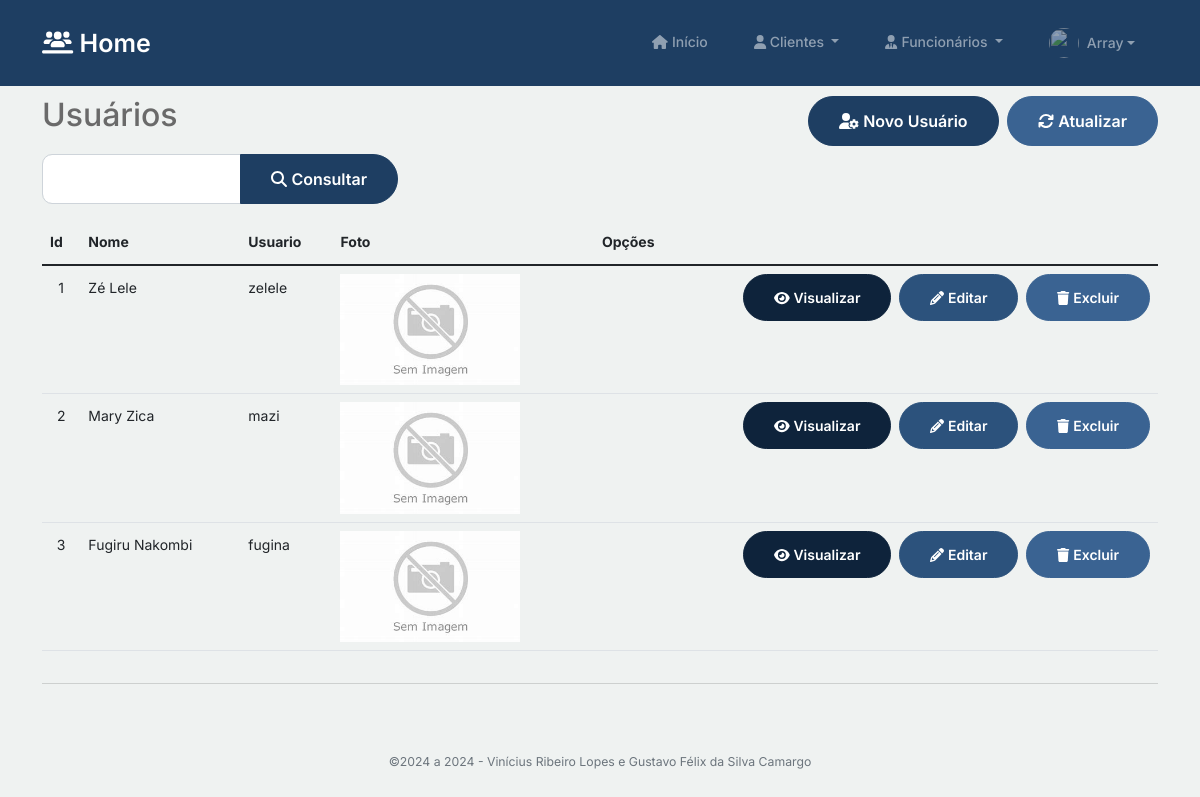
Page /usuarios/index.php (signed in) on the earlier database version.
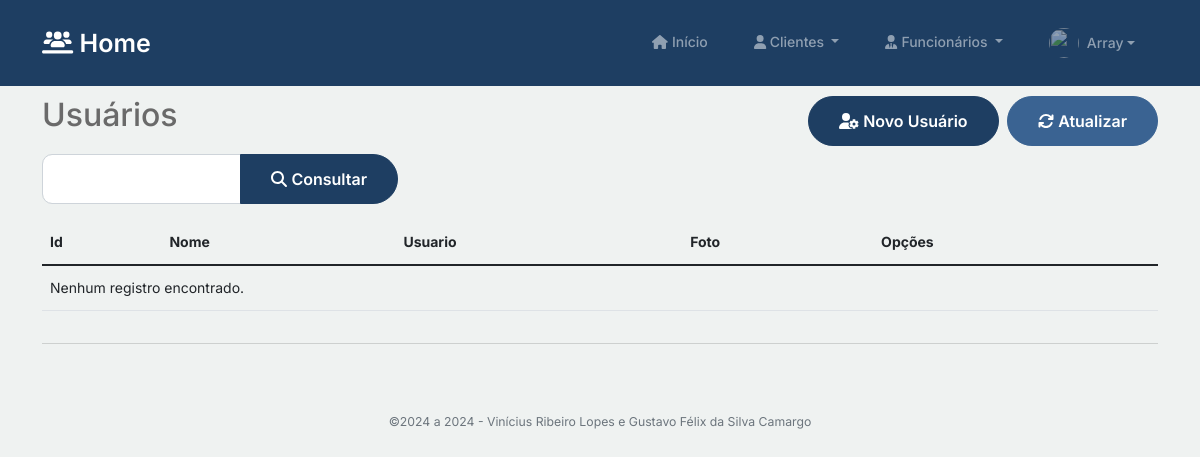
Same page on the later database version.
### tables this page shows
CREATE TABLE usuarios(
    id int AUTO_INCREMENT not null PRIMARY KEY,
    nome varchar(50) not null,
    user varchar(50) not null,
    password varchar(100) not null,
    foto varchar(50)
);

### inc/database.php (called while the page is built, shortened)
<?php
function open_database()
{
  try {
    $conn = new mysqli(DB_HOST, DB_USER, DB_PASSWORD, DB_NAME);
    $conn->set_charset("utf8");
    return $conn;
  } catch (Exception $e) {
    throw $e;
    return null;
  }
}
function find($table = null, $id = null)
{
  try {
    $database = open_database();
    $found = null;
    if ($id) {
      $sql = "SELECT * FROM " . $table . " WHERE id = " . $id;
      $result = $database->query($sql);
      if ($result->num_rows > 0) {
        $found = $result->fetch_assoc();
      }
    } else {
      $sql = "SELECT * FROM " . $table;
      $result = $database->query($sql);
      if ($result->num_rows > 0) {
        $found = array();
        while ($row = $result->fetch_assoc()) {
          array_push($found, $row);
        }
      }
    }
  } catch (Exception $e) {
    $_SESSION['message'] = $e->GetMessage();
    $_SESSION['type'] = 'danger';
  }
  return $found;
}
function find_all($table)
{
  return find($table);
}

### usuarios/functions.php (called while the page is built, shortened)
<?php
function index()
{
    if (!empty($_POST['users'])) {
        $usuarios = filter("usuarios", "nome like '%" . $_POST['users'] . "%'");
    } else {
        $usuarios = find_all("usuarios");
    }
}

### usuarios/index.php (the view, shortened to what this page needs)
<?php
include("functions.php");
index();
?>
<header style="margin-top:10px">
    <div class="row">
        <div class="col-sm-6">
            <h2>Usuários</h2>
        </div>
        <div class="col-sm-6 text-end h2">
            <a class="btn btn-secondary" href="add.php"><i class="fa-solid fa-user-gear"></i> Novo Usuário</a>
            <a class="btn btn-light" href="index.php"><i class="fa-solid fa-refresh"></i> Atualizar</a>
        </div>
    </div>
</header>
<form name="filtro" action="index.php" method="post">
    <div class="row">
        <div class="form-group col-md-4">
            <div class="input-group mb-3">
                <input type="text" class="form-control" maxlength="50" name="users" required>
                <button type="submit" class="btn btn-secondary"><i class='fas fa-search'></i> Consultar</button>
            </div>
        </div>
    </div>
</form>
<div class="table-responsive">
    <table class="table table-hover">
        <thead>
            <tr>
                <th>Id</th>
                <th>Nome</th>
                <th>Usuario</th>
                <th>Foto</th>
                <th>Opções</th>
            </tr>
        </thead>
        <tbody>
            <?php if ($usuarios): ?>
                <?php foreach ($usuarios as $usuario): ?>
                    <tr>
                        <td align='center'><?php echo $usuario['id']; ?></td>
                        <td><?php echo $usuario['nome']; ?></td>
                        <td><?php echo $usuario['user']; ?></td>
                        <td>
                            <?php
                            if (empty($usuario['foto'])) {
                                $imagem = 'SemImagem.png';
                            } else {
                                $imagem = $usuario['foto'];
                            }
                            ?>
                            <img src="../fotos/<?php echo $imagem; ?>" alt="Foto do usuário" class="img-fluid" style="width: 180px; height: auto;">
                        </td>
                        <td class="actions text-right">
                            <div class="d-flex flex-column flex-md-row justify-content-end gap-2">
                                <a href="view.php?id=<?php echo $usuario['id']; ?>" class="btn btn-sm btn-dark">
                                    <i class="fa fa-eye"></i><span class="btn-text"> Visualizar</span>
                                </a>
                                <a href="edit.php?id=<?php echo $usuario['id']; ?>" class="btn btn-sm btn-primary">
                                    <i class="fa fa-pencil"></i><span class="btn-text"> Editar</span>
                                </a>
                                <a href="#" class="btn btn-sm btn-light" data-bs-toggle="modal" data-bs-target="#delete-modal-user"
                                    data-usuario="<?php echo $usuario['id']; ?>">
                                    <i class="fa fa-trash"></i><span class="btn-text"> Excluir</span>
                                </a>
                            </div>
                        </td>
                    </tr>
                <?php endforeach; ?>
            <?php else: ?>
                <tr>
                    <td colspan="5">Nenhum registro encontrado.</td>
                </tr>
            <?php endif; ?>
        </tbody>
    </table>
</div>

Differences in the rows shown:
removed usuarios: id "1", nome "Zé Lele", user "zelele"
removed usuarios: id "2", nome "Mary Zica", user "mazi"
removed usuarios: id "3", nome "Fugiru Nakombi", user "fugina"
Other differences:
text now shown: "Nenhum registro encontrado."
